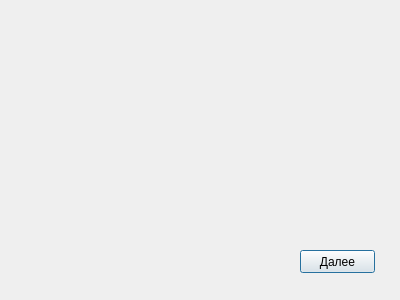
<?xml version="1.0" encoding="UTF-8"?>
<ui version="4.0">
 <class>results</class>
 <widget class="QDialog" name="results">
  <property name="geometry">
   <rect>
    <x>0</x>
    <y>0</y>
    <width>400</width>
    <height>300</height>
   </rect>
  </property>
  <property name="windowTitle">
   <string>Dialog</string>
  </property>
  <widget class="QPushButton" name="pushButton">
   <property name="geometry">
    <rect>
     <x>300</x>
     <y>250</y>
     <width>75</width>
     <height>23</height>
    </rect>
   </property>
   <property name="text">
    <string>Далее</string>
   </property>
  </widget>
 </widget>
 <resources/>
 <connections/>
</ui>
